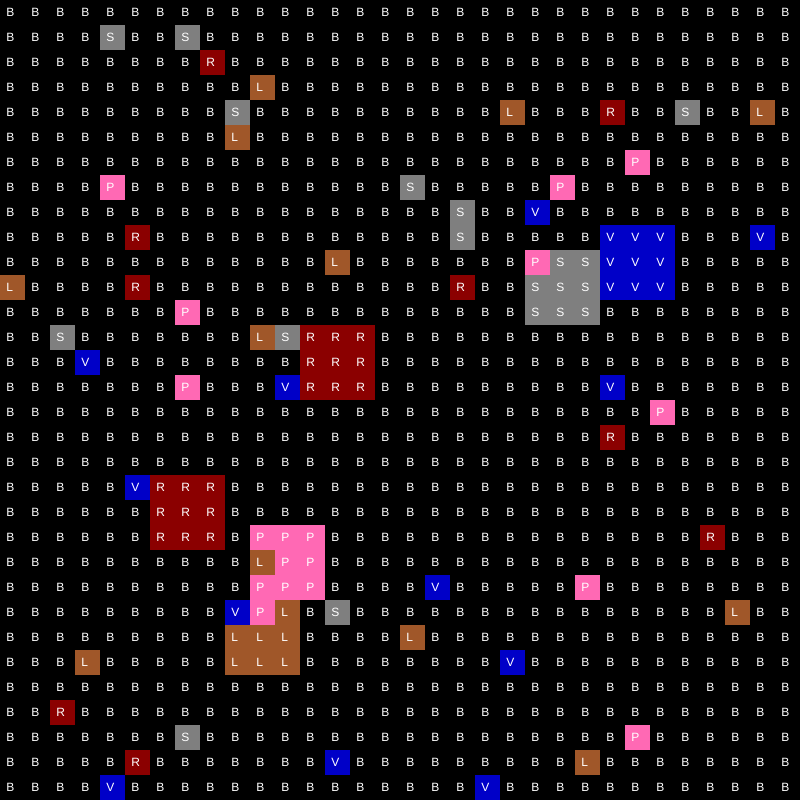
Frame 1 (no input)
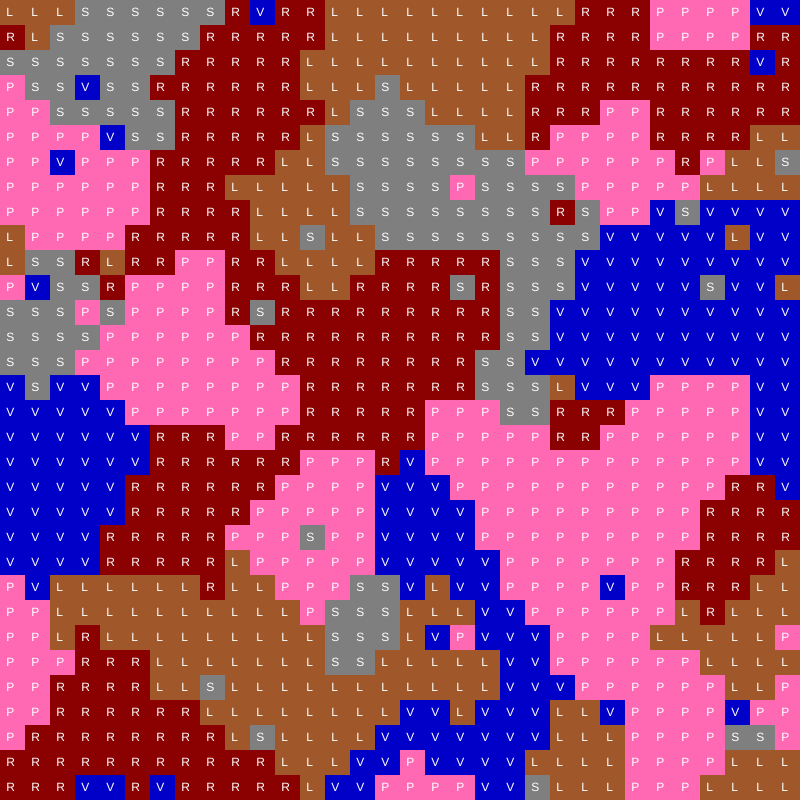
Frame 60 (no input)
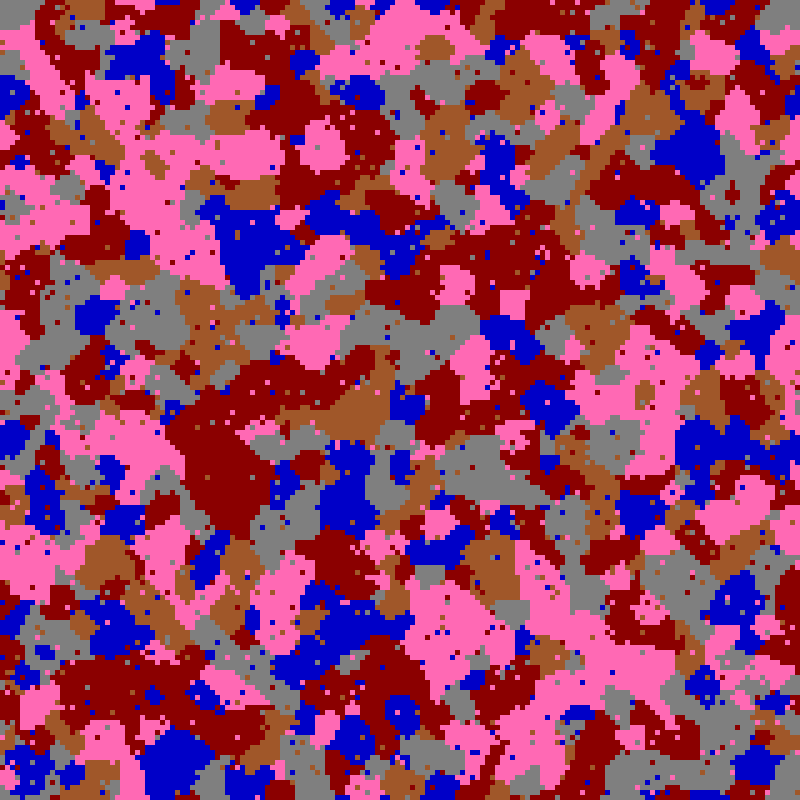
Frame 120 (the mouse pressed at the canvas centre since frame 60)

The p5.js sketch that drew these frames (run headless with seeded random() and noise() and a simulated clock; from frame 60 on, the mouse is pressed at the canvas centre):

// p5.js sketch
// ── sketch.js
let cnv;
let grid = [];
let nextGrid = [];
let pop = ["R", "P", "S", "L", "V", "B"];
let gsz = 160; //10//80; // 32
let sz = 5; //80;//10  //25
let gen = 1;
let clr;
let goff; // variable for showing only part of the grid
let inst;

function setup() {
  // center canvas in sketch

  cnv = createCanvas(800, 800);
  let cx = floor((windowWidth - cnv.width) / 2);
  let cy = floor((windowHeight - cnv.height) / 2);
  cnv.position(cx, cy);
  background(127);
  clr = [
    color(139, 0, 0),
    color(255, 105, 180),
    color(127),
    color(160, 87, 41),
    color(0, 0, 200),
    color(0),
  ];
  textAlign(LEFT, TOP);
  noStroke(); //stroke(255);
  inst = createP("Move mouse to left to see zoomed in view");
  inst.position(cx, cy + cnv.height);

  makeGrid();
  showGrid();
  frameRate(20);
}

function draw() {
  updateGrid2();
  showGrid();
  //noLoop()
}

function makeGrid() {
  for (let j = 0; j < gsz; j++) {
    grid[j] = [];
    for (let i = 0; i < gsz; i++) {
      grid[j][i] = "B"; //random(pop); // put in a random
    }
  }
  grid[14][13] = "R";
  grid[22][11] = "P";
  grid[11][22] = "S";
  grid[20][7] = "R";
  grid[25][10] = "L";
  grid[10][25] = "V";

  for (let j = 0; j < gsz; j++) {
    nextGrid[j] = [];
    for (let i = 0; i < gsz; i++) {
      nextGrid[j][i] = grid[j][i];
    }
  }
}

function showGrid() {
  if (mouseX < width / 2) {
    // small grid big cell
    sz = 25;
    goff = 128;
  } else {
    // small cell big grid
    sz = 5;
    goff = 0;
  }
  for (let j = 0; j < gsz - goff; j++) {
    for (let i = 0; i < gsz - goff; i++) {
      fill(clr[pop.indexOf(grid[j][i])]);
      rect(i * sz, j * sz, sz, sz);

      if (sz === 25) {
        fill(255);
        text(grid[j][i], i * sz + sz / 4, j * sz + sz / 4);
      }
    }
  }
}

function updateGrid() {
  // if any in the neighborhood kill you you die
  // small prob of mutation to when copying
  // loop through all cells
  for (let j = 0; j < gsz; j++) {
    for (let i = 0; i < gsz; i++) {
      //if anything can kill it will
      // make neighbors array
      let na = [];
      for (let y = -1; y <= 1; y++) {
        for (let x = -1; x <= 1; x++) {
          ny = (j + y + gsz) % gsz;
          nx = (i + x + gsz) % gsz;
          na.push(grid[ny][nx]);
        }
      }
      //print(grid[j][i], na);

      // check if its killer is in the neighbor array
      if (grid[j][i] === "R" && na.includes("P")) {
        // paper beats rock, change to paper
        nextGrid[j][i] = "P";
        //print("paper kills rock");
      } else if (grid[j][i] === "P" && na.includes("S")) {
        // scissors beat paper, change to scissors
        nextGrid[j][i] = "S";
      } else if (grid[j][i] === "S" && na.includes("R")) {
        // rock kills scissors
        nextGrid[j][i] = "R";
      } else {
        // no killer not die
        nextGrid[j][i] = grid[j][i];
      }
    }
  }

  // copy new grid into old grid

  for (let j = 0; j < gsz; j++) {
    for (let i = 0; i < gsz; i++) {
      // sometimes make a copy error
      if (random(1) < 0.0) {
        grid[j][i] = random(pop);
        print("bing");
      } else {
        grid[j][i] = nextGrid[j][i];
      }
    }
  }
}

function updateGrid2() {
  //print("ding")
  // if the neighborhood has more of that cell's killer kind than numbers of that cell's kind it is replaced with killers kind (more not any)
  // if cell is empty it takes the color of the kind (R,P,S) that is most in that neighborhood
  /*
  const arr = ['a', 'b', 'a', 'a', 'c', 'c'];

const count = {};

for (const element of arr) {
  if (count[element]) {
    count[element] += 1;
  } else {
    count[element] = 1;
  }
}

  */
  // loop through all cells
  for (let j = 0; j < gsz; j++) {
    for (let i = 0; i < gsz; i++) {
      //if anything can kill it will
      // make neighbors array
      let na = { R: 0, P: 0, S: 0, L: 0, V: 0, B: 0 }; // I know what the data will look like already, so I don't need the above structure
      // maybe I dont need to count blank spaces but will then I will remove them. I may use this later
      for (let y = -1; y <= 1; y++) {
        for (let x = -1; x <= 1; x++) {
          ny = (j + y + gsz) % gsz; // use modulo to handle edges
          nx = (i + x + gsz) % gsz;
          if (grid[ny][nx] == "R") na.R += 1;
          else if (grid[ny][nx] == "P") na.P += 1;
          else if (grid[ny][nx] == "S") na.S += 1;
          else if (grid[ny][nx] == "L") na.L += 1;
          else if (grid[ny][nx] == "V") na.V += 1;
          else if (grid[ny][nx] == "B") na.B += 1;
        }
      }
      //print(na)
      // sort neighbors array
      // Convert the object into an array of key-value pairs
      const keyValueArray = Object.entries(na);

      // Sort the array based on values in descending order
      keyValueArray.sort((a, b) => b[1] - a[1]);

      // Create a new object from the sorted array
      const sortedNeigh = Object.fromEntries(keyValueArray);

      //console.log(sortedNeigh)

      // delete the blank spaces from sorted list so you don't fill with blank
      delete sortedNeigh.B;

      const largestKey = Object.keys(sortedNeigh)[0];
      // check for all zero
      let rpsTotal = na.P + na.S + na.R + na.V + na.L;

      // the grid cell is blank
      if (grid[j][i] === "B" && rpsTotal > 0) {
        // if cell == B  then fill with largest key that is not B
        

        nextGrid[j][i] = largestKey;

      ///// rock rules
      } else if (grid[j][i] === "R") {
        // cell is rock
        if (na.P > na.R && na.P > na.V) {
          // paper beats rock, and paper is greater than spock change to paper
          nextGrid[j][i] = "P";
        } else if (na.V > na.R && na.V > na.P) {
          // spock vaporizes rock and spock is greater than paper change to spock
          nextGrid[j][i] = "V";
        }
        
      }  
      //// paper rules

      else if (grid[j][i] === "P") {
        // cell is paper
        if (na.S > na.P && na.S > na.L) {
          // scissors beats paper, and scissors is greater than lizard change to scissors
          nextGrid[j][i] = "S";
        } else if (na.L > na.P && na.L > na.S) {
          // lizard eats paper and lizard is greater than scissors change to lizard
          nextGrid[j][i] = "L";
        }
        
      }  
      
      //// scissors rules

      else if (grid[j][i] === "S") {
        // cell is scissors
        if (na.R > na.S && na.R > na.V) {
          // rock beats scissors, and rock is greater than spock change to rock
          nextGrid[j][i] = "R";
        } else if (na.V > na.S && na.V > na.R) {
          // spock beats scissors, and spock is greater than rock change to spock
          nextGrid[j][i] = "V";
        }
        
      }  

      //// lizard rules

      else if (grid[j][i] === "L") {
        // cell is lizard
        if (na.R > na.L && na.R > na.S) {
          // rock beats lizard, and rock is greater than scissors change to rock
          nextGrid[j][i] = "R";
        } else if (na.S > na.L && na.S > na.R) {
          // scissors beats lizard, and scissors is greater than rock change to scissors
          nextGrid[j][i] = "S";
        }
        
      }  
      
      //// spock rules

      else if (grid[j][i] === "V") {
        // cell is spock
        if (na.P > na.V && na.P > na.L) {
          // paper disproves spock, and paper is greater than lizard change to paper
          nextGrid[j][i] = "P";
        } else if (na.L > na.V && na.L > na.P) {
          // lizard poisons spock, and lizard is greater than paper change to lizard
          nextGrid[j][i] = "L";
        }
        
      }  
      
      
      
      else {
        // no killer not die

        nextGrid[j][i] = grid[j][i];
      }
    }
  }

  // copy new grid into old grid
  //let mcount =0 // to count number of mutations each generation
  for (let j = 0; j < gsz; j++) {
    for (let i = 0; i < gsz; i++) {
      // sometimes make a copy error
      if (random(1) < 0.05) {
        grid[j][i] = random(["R", "P", "S","L","V"]);

        //mcount++
      } else {
        grid[j][i] = nextGrid[j][i];
      }
    }
  }
  //print(mcount)
}
